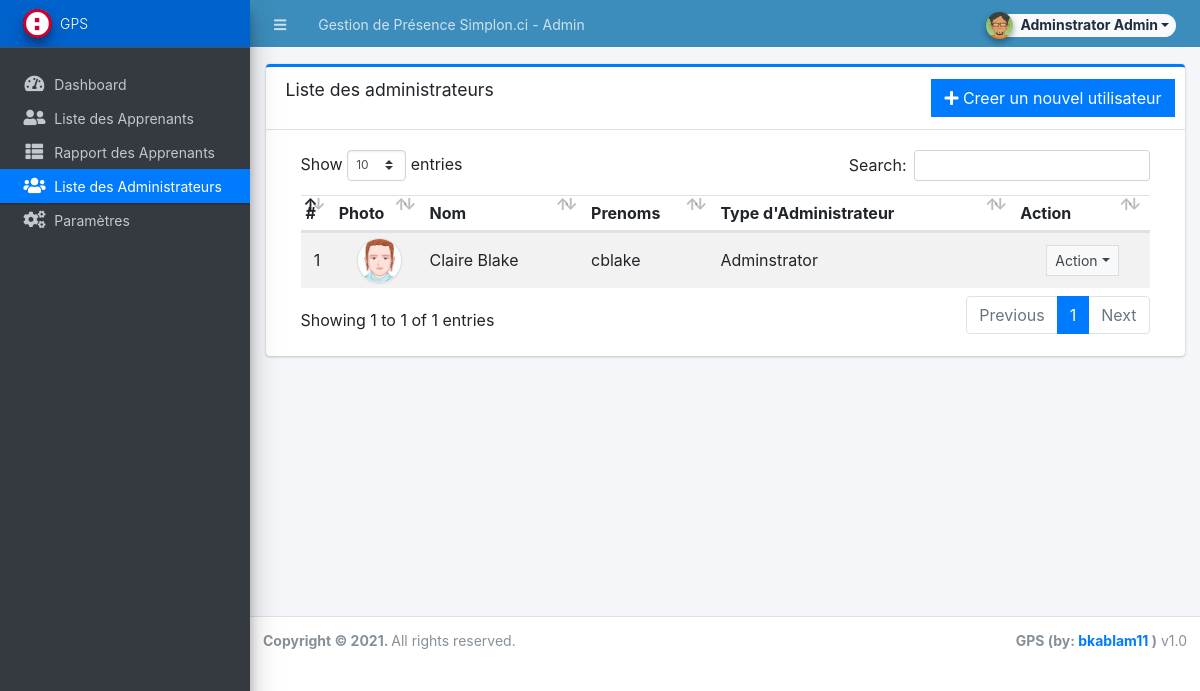
Page /admin/?page=user/list (signed in) on the committed database.
### tables this page shows
CREATE TABLE `users` (
  `id` int(50) NOT NULL,
  `firstname` varchar(250) NOT NULL,
  `middlename` text DEFAULT NULL,
  `lastname` varchar(250) NOT NULL,
  `username` text NOT NULL,
  `password` text NOT NULL,
  `avatar` text DEFAULT NULL,
  `last_login` datetime DEFAULT NULL,
  `type` tinyint(1) NOT NULL DEFAULT 0,
  `date_added` datetime NOT NULL DEFAULT current_timestamp(),
  `date_updated` datetime DEFAULT NULL ON UPDATE current_timestamp()
);

### config.php (called while the page is built, shortened)
<?php
function validate_image($file){
	if(!empty($file)){
        $ex = explode('?',$file);
        $file = $ex[0];
        $param =  isset($ex[1]) ? '?'.$ex[1]  : '';
		if(is_file(base_app.$file)){
			return base_url.$file.$param;
		}else{
			return base_url.'dist/img/no-image-available.png';
		}
	}else{
		return base_url.'dist/img/no-image-available.png';
	}
}
?>

### admin/user/list.php (the view, shortened to what this page needs)
<div class="card card-outline card-primary">
	<div class="card-header">
		<h3 class="card-title">Liste des administrateurs</h3>
		<div class="card-tools">
			<a href="?page=user/manage_user" class="btn btn-flat btn-primary"><span class="fas fa-plus"></span>  Creer un nouvel utilisateur</a>
		</div>
	</div>
	<div class="card-body">
		<div class="container-fluid">
        <div class="container-fluid">
			<table class="table table-hover table-striped">
				<!-- <colgroup>
					<col width="5%">
					<col width="10%">
					<col width="20%">
					<col width="20%">
					<col width="15%">
					<col width="15%">
					<col width="10%">
				</colgroup> -->
				<thead>
					<tr>
						<th>#</th>
						<th>Photo</th>
						<th>Nom</th>
						<th>Prenoms</th>
						<th>Type d'Administrateur</th>
						<th>Action</th>
					</tr>
				</thead>
				<tbody>
					<?php
						$i = 1;
						$qry = $conn->query("SELECT *,concat(firstname,' ',lastname) as name from `users` where id != '1' order by concat(firstname,' ',lastname) asc ");
						while($row = $qry->fetch_assoc()):
					?>
						<tr>
							<td class="text-center"><?php echo $i++; ?></td>
							<td class="text-center"><img src="<?php echo validate_image($row['avatar']) ?>" class="img-avatar img-thumbnail p-0 border-2" alt="user_avatar"></td>
							<td><?php echo ucwords($row['name']) ?></td>
							<td ><p class="m-0 truncate-1"><?php echo $row['username'] ?></p></td>
							<td ><p class="m-0"><?php echo ($row['type'] == 1 )? "Adminstrator" : "Staff" ?></p></td>
							<td align="center">
								 <button type="button" class="btn btn-flat btn-default btn-sm dropdown-toggle dropdown-icon" data-toggle="dropdown">
				                  		Action
				                  </button>
							</td>
						</tr>
					<?php endwhile; ?>
				</tbody>
			</table>
		</div>
		</div>
	</div>
</div>

### admin/user/list.php (style rules this page uses)
.img-avatar { width:45px; height:45px; object-fit:cover; object-position:center center; border-radius:100%; }

### rows in the picture
users: avatar (picture), name "Claire Blake", username "cblake", type "Adminstrator"

### other values in the picture
$_settings->info('name') "Gestion de Présence Simplon.ci"
$_settings->userdata('firstname').' '.$_settings->userdata('lastname') "Adminstrator Admin"
$_settings->info('short_name') "GPS"
